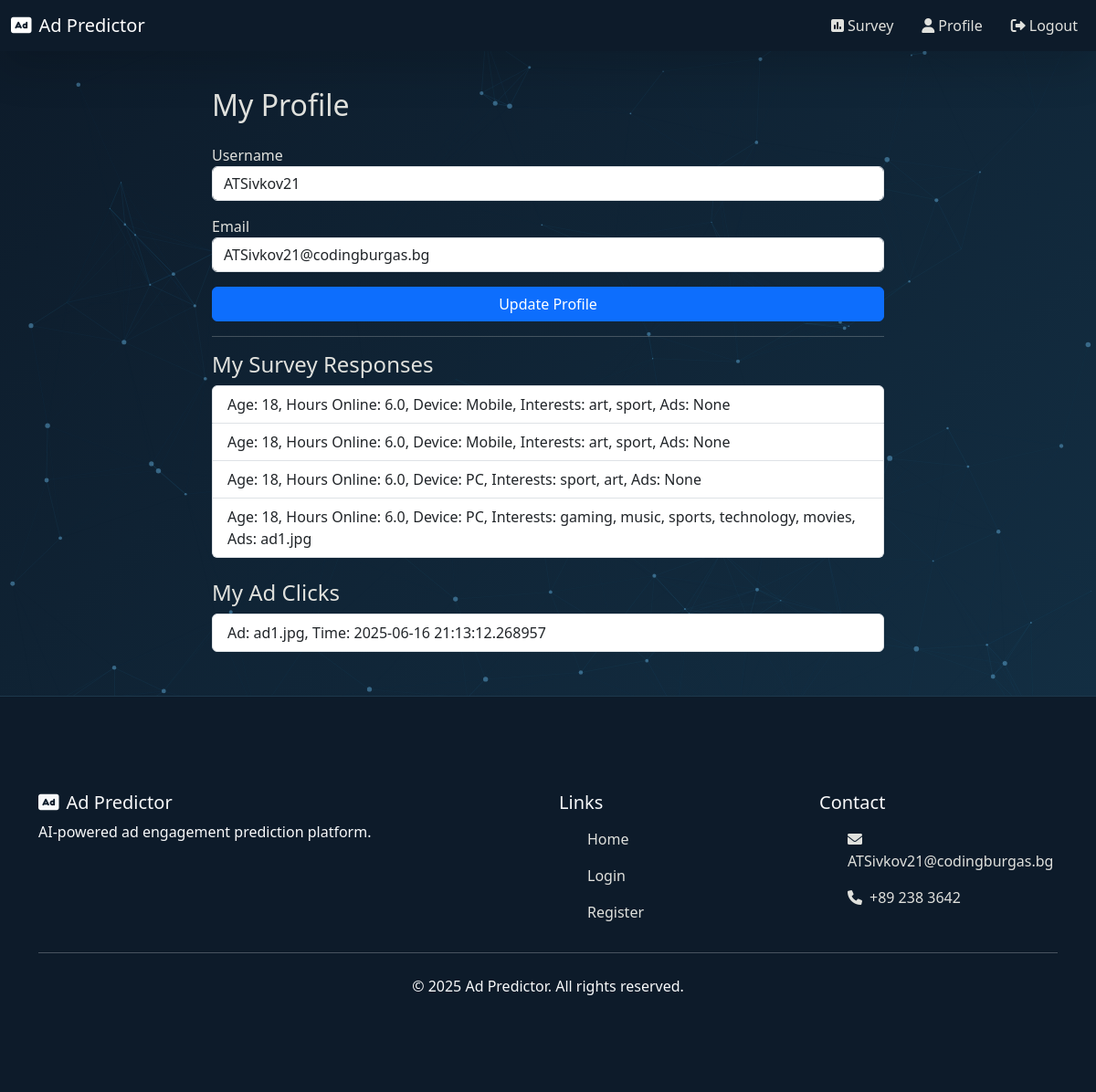
The app's page /profile (signed in) with its own data.
### app/models.py (models this page shows, shortened)
class User(UserMixin, db.Model):
    id = db.Column(db.Integer, primary_key=True)
    username = db.Column(db.String(64), unique=True, nullable=False)
    email = db.Column(db.String(120), unique=True, nullable=False)
    password_hash = db.Column(db.String(128))
    email_confirmed = db.Column(db.Boolean, default=False)
    role_id = db.Column(db.Integer, db.ForeignKey('role.id'))
    survey_responses = db.relationship('SurveyResponse', backref='user', lazy=True)
    ad_clicks = db.relationship('AdClick', backref='user', lazy=True)

class SurveyResponse(db.Model):
    id = db.Column(db.Integer, primary_key=True)
    age = db.Column(db.Integer)
    daily_online_hours = db.Column(db.Float)
    device = db.Column(db.String(64))
    interests = db.Column(db.String(256))
    selected_ads = db.Column(db.String(200), nullable=True)
    timestamp = db.Column(db.DateTime, default=datetime.utcnow)
    user_id = db.Column(db.Integer, db.ForeignKey('user.id'))

class AdClick(db.Model):
    id = db.Column(db.Integer, primary_key=True)
    ad_name = db.Column(db.String(100), nullable=False)
    clicked_at = db.Column(db.DateTime, server_default=db.func.now())
    user_id = db.Column(db.Integer, db.ForeignKey('user.id'))

### app/main/routes.py (the view)
@main_bp.route('/profile', methods=['GET', 'POST'])
@login_required
def profile():
    form = ProfileForm(obj=current_user)
    if form.validate_on_submit():
        current_user.username = form.username.data
        current_user.email = form.email.data
        db.session.commit()
        flash('Profile updated!', 'success')
        return redirect(url_for('main.profile'))
    surveys = SurveyResponse.query.filter_by(user_id=current_user.id).all()
    ad_clicks = AdClick.query.filter_by(user_id=current_user.id).all()
    return render_template('main/profile.html', form=form, surveys=surveys, ad_clicks=ad_clicks)

### app/forms.py
class ProfileForm(FlaskForm):
    username = StringField('Username', validators=[DataRequired()])
    email = StringField('Email', validators=[Email()])
    submit = SubmitField('Update Profile')

### app/models.py (called while the page is built)
@login_manager.user_loader
def load_user(user_id):
    return User.query.get(int(user_id))

### app/main/templates/main/profile.html (shortened to what this page needs)
{% extends 'layout.html' %}
{% block content %}
<div class="row justify-content-center fade-in-up">
  <div class="col-md-8">
    <h2 class="mb-4">My Profile</h2>
    <form method="POST">
      <div class="mb-3">{{ form.username.label }}{{ form.username(class="form-control") }}</div>
      <div class="mb-3">{{ form.email.label }}{{ form.email(class="form-control") }}</div>
      <div class="mb-3">{{ form.submit(class="btn btn-primary w-100", value="Update Profile") }}</div>
    </form>
    <hr>
    <h4>My Survey Responses</h4>
    {% if surveys %}
      <ul class="list-group mb-4">
        {% for s in surveys %}
          <li class="list-group-item">
            Age: {{ s.age }}, Hours Online: {{ s.daily_online_hours }}, Device: {{ s.device }}, Interests: {{ s.interests }}, Ads: {{ s.selected_ads }}
          </li>
        {% endfor %}
      </ul>
    {% else %}
      <p>No survey responses yet.</p>
    {% endif %}
    <h4>My Ad Clicks</h4>
    {% if ad_clicks %}
      <ul class="list-group">
        {% for c in ad_clicks %}
          <li class="list-group-item">Ad: {{ c.ad_name }}, Time: {{ c.clicked_at }}</li>
        {% endfor %}
      </ul>
    {% else %}
      <p>No ad clicks yet.</p>
    {% endif %}
  </div>
</div>
{% endblock %}

### app/templates/layout.html (shortened to what this page needs)
<!DOCTYPE html>
<html lang="en">
<head>
  <link rel="stylesheet" href="{{ url_for('static', filename='css/style.css') }}">
  <link href="https://cdn.jsdelivr.net/npm/bootstrap@5.3.0/dist/css/bootstrap.min.css" rel="stylesheet">
  <link href="https://unpkg.com/aos@2.3.1/dist/aos.css" rel="stylesheet">
  <link rel="stylesheet" href="https://cdnjs.cloudflare.com/ajax/libs/animate.css/4.1.1/animate.min.css">
  <link rel="stylesheet" href="https://cdnjs.cloudflare.com/ajax/libs/font-awesome/6.0.0/css/all.min.css">
</head>
<body class="deep-blue-bg">
  <div class="particles-js" id="particles-js"></div>
  <nav class="navbar navbar-expand-lg navbar-dark bg-blue-dark shadow-lg fixed-top">
    <div class="container-fluid">
      <a class="navbar-brand animate__animated animate__pulse" href="{{ url_for('main.index') }}">
        <i class="fas fa-ad me-2"></i>Ad Predictor
      </a>
      <div class="collapse navbar-collapse" id="navbarNav">
        <ul class="navbar-nav ms-auto">
          {% if current_user.is_authenticated %}
            <li class="nav-item">
              <a class="nav-link animate__animated animate__fadeIn" href="{{ url_for('main.survey') }}">
                <i class="fas fa-poll me-1"></i>Survey
              </a>
            </li>
            <li class="nav-item">
              <a class="nav-link animate__animated animate__fadeIn" href="{{ url_for('main.profile') }}">
                <i class="fas fa-user me-1"></i>Profile
              </a>
            </li>
            <li class="nav-item">
              <a class="nav-link animate__animated animate__fadeIn" href="{{ url_for('auth.logout') }}">
                <i class="fas fa-sign-out-alt me-1"></i>Logout
              </a>
            </li>
          {% endif %}
        </ul>
      </div>
    </div>
  </nav>
  <div class="container py-5 mt-5">
    {% block content %}{% endblock %}
  </div>
  <footer class="footer bg-blue-dark text-light py-4">
    <div class="container">
      <div class="row">
        <div class="col-md-6">
          <h5 class="animate__animated animate__fadeIn"><i class="fas fa-ad me-2"></i>Ad Predictor</h5>
          <p class="animate__animated animate__fadeIn">AI-powered ad engagement prediction platform.</p>
        </div>
        <div class="col-md-3">
          <h5 class="animate__animated animate__fadeIn">Links</h5>
          <ul class="nav flex-column">
            <li class="nav-item animate__animated animate__fadeIn">
              <a class="nav-link" href="{{ url_for('main.index') }}">Home</a>
            </li>
            <li class="nav-item animate__animated animate__fadeIn">
              <a class="nav-link" href="{{ url_for('auth.login') }}">Login</a>
            </li>
            <li class="nav-item animate__animated animate__fadeIn">
              <a class="nav-link" href="{{ url_for('auth.register') }}">Register</a>
            </li>
          </ul>
        </div>
        <div class="col-md-3">
          <h5 class="animate__animated animate__fadeIn">Contact</h5>
          <ul class="nav flex-column">
            <li class="nav-item animate__animated animate__fadeIn">
              <a class="nav-link" href="#"><i class="fas fa-envelope me-2"></i>ATSivkov21@codingburgas.bg</a>
            </li>
            <li class="nav-item animate__animated animate__fadeIn">
              <a class="nav-link" href="#"><i class="fas fa-phone me-2"></i>+89 238 3642</a>
            </li>
          </ul>
        </div>
      </div>
      <hr class="mt-4 mb-4">
      <div class="text-center animate__animated animate__fadeIn">
        <p class="mb-0">&copy; 2025 Ad Predictor. All rights reserved.</p>
      </div>
    </div>
  </footer>
</body>
</html>

### static/css/style.css (style rules this page uses)
.deep-blue-bg { background: linear-gradient(135deg, #0d1b2a 0%, #1b4965 50%, #5fa8d3 100%); background-size: 400% 400%; animation: gradientFlow 15s ease infinite; font-family: 'Segoe UI', Tahoma, Geneva, Verdana, sans-serif; color: #e0e1dd; min-height: 100vh; position: relative; overflow-x: hidden; }
.bg-blue-dark { background-color: #0d1b2a !important; backdrop-filter: blur(10px); -webkit-backdrop-filter: blur(10px); }
.navbar { box-shadow: 0 4px 30px rgba(0, 0, 0, 0.3); transition: all 0.3s ease; }
.nav-link { color: #e0e1dd !important; margin-left: 15px; transition: all 0.3s; position: relative; }
.nav-link::after { content: ''; position: absolute; width: 0; height: 2px; bottom: 0; left: 0; background-color: #5fa8d3; transition: width 0.3s ease; }
#particles-js { position: fixed; width: 100%; height: 100%; top: 0; left: 0; z-index: -1; }
.container { padding-top: 80px; padding-bottom: 80px; position: relative; z-index: 1; }
.footer { background-color: rgba(13, 27, 42, 0.8); backdrop-filter: blur(10px); -webkit-backdrop-filter: blur(10px); border-top: 1px solid rgba(95, 168, 211, 0.2); }
.form-control, .form-select { background-color: rgba(27, 42, 65, 0.7); border: 1px solid rgba(95, 168, 211, 0.3); color: #e0e1dd; backdrop-filter: blur(5px); -webkit-backdrop-filter: blur(5px); transition: all 0.3s ease; }

### records on screen
User: username "ATSivkov21", email "ATSivkov21@codingburgas.bg"
SurveyResponse: age "18", daily_online_hours "6.0", device "Mobile", interests "art, sport", selected_ads "None"
SurveyResponse: age "18", daily_online_hours "6.0", device "Mobile", interests "art, sport", selected_ads "None"
SurveyResponse: age "18", daily_online_hours "6.0", device "PC", interests "sport, art", selected_ads "None"
SurveyResponse: age "18", daily_online_hours "6.0", device "PC", interests "gaming, music, sports, technology, movies", selected_ads "ad1.jpg"
AdClick: ad_name "ad1.jpg", clicked_at "2025-06-16 21:13:12.268957"
